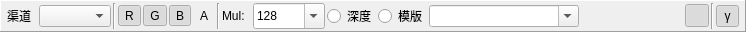
  <widget class="QFrame" name="channelsToolbar">
   <property name="geometry">
    <rect>
     <x>3</x>
     <y>3</y>
     <width>746</width>
     <height>32</height>
    </rect>
   </property>
   <property name="sizePolicy">
    <sizepolicy hsizetype="Minimum" vsizetype="Fixed">
     <horstretch>0</horstretch>
     <verstretch>0</verstretch>
    </sizepolicy>
   </property>
   <property name="minimumSize">
    <size>
     <width>0</width>
     <height>32</height>
    </size>
   </property>
   <property name="frameShape">
    <enum>QFrame::Shape::Panel</enum>
   </property>
   <property name="frameShadow">
    <enum>QFrame::Shadow::Raised</enum>
   </property>
   <layout class="QHBoxLayout" name="horizontalLayout_5">
    <property name="spacing">
     <number>2</number>
    </property>
    <property name="leftMargin">
     <number>6</number>
    </property>
    <property name="topMargin">
     <number>2</number>
    </property>
    <property name="rightMargin">
     <number>6</number>
    </property>
    <property name="bottomMargin">
     <number>2</number>
    </property>
    <item>
     <widget class="QLabel" name="channelLabel">
      <property name="text">
       <string>渠道</string>
      </property>
     </widget>
    </item>
    <item>
     <widget class="QComboBox" name="channels">
      <property name="frame">
       <bool>true</bool>
      </property>
     </widget>
    </item>
    <item>
     <widget class="Line" name="line_2">
      <property name="orientation">
       <enum>Qt::Orientation::Vertical</enum>
      </property>
     </widget>
    </item>
    <item>
     <widget class="RDToolButton" name="channelRed">
      <property name="toolTip">
       <string>Show Red (Right click to toggle solo)</string>
      </property>
      <property name="text">
       <string>R</string>
      </property>
      <property name="checkable">
       <bool>true</bool>
      </property>
      <property name="checked">
       <bool>true</bool>
      </property>
      <property name="autoRaise">
       <bool>true</bool>
      </property>
     </widget>
    </item>
    <item>
     <widget class="RDToolButton" name="channelGreen">
      <property name="toolTip">
       <string>Show Green (Right click to toggle solo)</string>
      </property>
      <property name="text">
       <string>G</string>
      </property>
      <property name="checkable">
       <bool>true</bool>
      </property>
      <property name="checked">
       <bool>true</bool>
      </property>
      <property name="autoRaise">
       <bool>true</bool>
      </property>
     </widget>
    </item>
    <item>
     <widget class="RDToolButton" name="channelBlue">
      <property name="toolTip">
       <string>Show Blue (Right click to toggle solo)</string>
      </property>
      <property name="text">
       <string>B</string>
      </property>
      <property name="checkable">
       <bool>true</bool>
      </property>
      <property name="checked">
       <bool>true</bool>
      </property>
      <property name="autoRaise">
       <bool>true</bool>
      </property>
     </widget>
    </item>
    <item>
     <widget class="RDToolButton" name="channelAlpha">
      <property name="toolTip">
       <string>Show Alpha (Right click to toggle solo)</string>
      </property>
      <property name="text">
       <string>A</string>
      </property>
      <property name="checkable">
       <bool>true</bool>
      </property>
      <property name="autoRaise">
       <bool>true</bool>
      </property>
     </widget>
    </item>
    <item>
     <widget class="Line" name="mulSep">
      <property name="orientation">
       <enum>Qt::Orientation::Vertical</enum>
      </property>
     </widget>
    </item>
    <item>
     <widget class="QLabel" name="mulLabel">
      <property name="text">
       <string>Mul:</string>
      </property>
     </widget>
    </item>
    <item>
     <widget class="QComboBox" name="hdrMul">
      <property name="sizePolicy">
       <sizepolicy hsizetype="Preferred" vsizetype="Preferred">
        <horstretch>0</horstretch>
        <verstretch>0</verstretch>
       </sizepolicy>
      </property>
      <property name="minimumSize">
       <size>
        <width>50</width>
        <height>0</height>
       </size>
      </property>
      <property name="editable">
       <bool>true</bool>
      </property>
      <property name="currentText">
       <string>128</string>
      </property>
      <property name="insertPolicy">
       <enum>QComboBox::InsertPolicy::NoInsert</enum>
      </property>
     </widget>
    </item>
    <item>
     <widget class="QRadioButton" name="depthDisplay">
      <property name="text">
       <string>深度</string>
      </property>
     </widget>
    </item>
    <item>
     <widget class="QRadioButton" name="stencilDisplay">
      <property name="text">
       <string>模版</string>
      </property>
     </widget>
    </item>
    <item>
     <widget class="QComboBox" name="customShader">
      <property name="sizePolicy">
       <sizepolicy hsizetype="Preferred" vsizetype="Fixed">
        <horstretch>0</horstretch>
        <verstretch>0</verstretch>
       </sizepolicy>
      </property>
      <property name="minimumSize">
       <size>
        <width>150</width>
        <height>0</height>
       </size>
      </property>
      <property name="editable">
       <bool>true</bool>
      </property>
      <property name="insertPolicy">
       <enum>QComboBox::InsertPolicy::NoInsert</enum>
      </property>
     </widget>
    </item>
    <item>
     <widget class="QToolButton" name="customCreate">
      <property name="toolTip">
       <string>Create New Custom Shader</string>
      </property>
      <property name="text">
       <string/>
      </property>
      <property name="icon">
       <iconset resource="../Resources/resources.qrc">
        <normaloff>:/add.png</normaloff>:/add.png</iconset>
      </property>
      <property name="autoRaise">
       <bool>true</bool>
      </property>
     </widget>
    </item>
    <item>
     <widget class="QToolButton" name="customEdit">
      <property name="toolTip">
       <string>Edit Selected Shader</string>
      </property>
      <property name="text">
       <string/>
      </property>
      <property name="icon">
       <iconset resource="../Resources/resources.qrc">
        <normaloff>:/page_white_edit.png</normaloff>:/page_white_edit.png</iconset>
      </property>
      <property name="autoRaise">
       <bool>true</bool>
      </property>
     </widget>
    </item>
    <item>
     <widget class="QToolButton" name="customDelete">
      <property name="toolTip">
       <string>Delete Custom Shader</string>
      </property>
      <property name="text">
       <string/>
      </property>
      <property name="icon">
       <iconset resource="../Resources/resources.qrc">
        <normaloff>:/del.png</normaloff>:/del.png</iconset>
      </property>
      <property name="autoRaise">
       <bool>true</bool>
      </property>
     </widget>
    </item>
    <item>
     <widget class="QToolButton" name="backcolorPick">
      <property name="toolTip">
       <string>Alpha: Pick Solid Background Color</string>
      </property>
      <property name="text">
       <string/>
      </property>
      <property name="icon">
       <iconset resource="../Resources/resources.qrc">
        <normaloff>:/color_wheel.png</normaloff>:/color_wheel.png</iconset>
      </property>
      <property name="checkable">
       <bool>true</bool>
      </property>
      <property name="autoRaise">
       <bool>true</bool>
      </property>
     </widget>
    </item>
    <item>
     <widget class="QToolButton" name="checkerBack">
      <property name="toolTip">
       <string>Alpha: Show Checkerboard Background</string>
      </property>
      <property name="text">
       <string/>
      </property>
      <property name="icon">
       <iconset resource="../Resources/resources.qrc">
        <normaloff>:/checkerboard.png</normaloff>:/checkerboard.png</iconset>
      </property>
      <property name="checkable">
       <bool>true</bool>
      </property>
      <property name="checked">
       <bool>true</bool>
      </property>
      <property name="autoRaise">
       <bool>true</bool>
      </property>
     </widget>
    </item>
    <item>
     <widget class="Line" name="gammaSep">
      <property name="orientation">
       <enum>Qt::Orientation::Vertical</enum>
      </property>
     </widget>
    </item>
    <item>
     <widget class="QToolButton" name="gammaDisplay">
      <property name="minimumSize">
       <size>
        <width>23</width>
        <height>22</height>
       </size>
      </property>
      <property name="toolTip">
       <string>Override display of linear data in gamma space

See FAQ on &quot;Gamma display of linear data&quot;</string>
      </property>
      <property name="text">
       <string>γ</string>
      </property>
      <property name="checkable">
       <bool>true</bool>
      </property>
      <property name="checked">
       <bool>true</bool>
      </property>
      <property name="autoRaise">
       <bool>true</bool>
      </property>
     </widget>
    </item>
   </layout>
  </widget>
